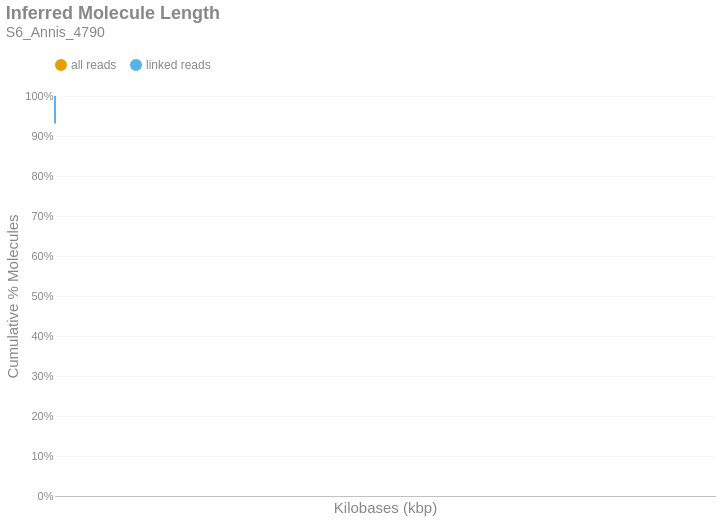

This figure's notebook cell:
### Markdown cell above
### Inferred Molecule Length
This is the cumulative frequency distribution of molecule lengths inferred from the first and last alignment positions along a contig for all alignments associated with a single linked-read barcode on a given contig.There are two distributions: one with `all` the alignments (yellow) and another with only `linked reads` (blue). The percent of molecules in the `linked reads` distribution is relative to the total number of linked molecules.

### Code cell
if SKIPLR:
    print_html(f"Skipped")
else:
    binned_df = consolidated_hist(valids['length_inferred']/1000, mask, 10, True)
    binned_df = binned_df.with_columns(
        pl.when(pl.col('bin').cast(pl.Utf8) == '0').then(pl.lit('1')).otherwise(pl.col('bin').cast(pl.Utf8)).alias('bin')
    )
    with SafeRender(binned_df):
        (
            density_plot(binned_df, 'Inferred Molecule Length', samplename, 'inferredlen')
            .transform_calculate(bin_kb='datum.bin / 1000')
            .encode(
                x=alt.X('bin_kb:Q', title="Kilobases (kbp)").scale(type='log', padding=0).axis(labelAngle=-40),
                y=alt.Y('value:Q', title='Cumulative % Molecules')
                    .axis(format='%')
                    .stack(False)
                    .scale(domainMin=0, domainMax=1,padding=0),
                color=alt.Color("key:N").scale(domain = ["all reads", "linked reads"]),
                tooltip = [
                    alt.Tooltip("key:N", title = "Data Type"),
                    alt.Tooltip("range_label:N", title="Kilobases"),
                    alt.Tooltip("value:Q", format = ".2%", title="% Molecules (Cum.)")
                ]
            )
        ).display()

### Figure 1 — Vega-Lite specification as saved in the notebook (floating-point values rounded to 4 significant figures)
{"width": "container", "height": 400, "config": {"title": {"anchor": "start", "dy": -15, "fontSize": 18, "color": "#888888", "subtitleColor": "#888888", "subtitleFontSize": 14}, "arc": {"fill": "#0072B2"}, "axis": {"domainColor": "#888888", "domainWidth": 0.5, "gridWidth": 0.2, "grid": false, "titleFontWeight": 400, "titleFontSize": 15, "labelFontSize": 11, "labelColor": "#888888", "tickColor": "#888888", "tickWidth": 0.2, "titleColor": "#888888"}, "axisBand": {"grid": false}, "axisX": {"grid": true, "tickSize": 10, "domainCap": "round"}, "axisY": {"domain": false, "grid": true, "tickSize": 0, "domainCap": "round"}, "background": "transparent", "header": {"labelFontSize": 15, "labelColor": "#888888", "titleFontSize": 15, "titleFontWeight": 600, "titleColor": "#888888"}, "legend": {"labelFont": "sans-serif", "labelFontSize": 12, "labelColor": "#888888", "symbolSize": 100, "symbolType": "circle", "titleFontSize": 12, "titlePadding": 10, "titleColor": "#888888", "title": null, "orient": "top"}, "range": {"category": ["#E69F00", "#56B4E9", "#009E73", "#F0E442", "#0072B2", "#D55E00", "#CC79A7", "#000000"], "diverging": ["#cfe8f3", "#a2d4ec", "#73bfe2", "#46abdb", "#1696d2", "#12719e"]}, "area": {"fill": "#0072B2", "fillOpacity": 0.7, "line": true, "strokeOpacity": 0.7}, "line": {"color": "#0072B2", "stroke": "#0072B2", "strokeWidth": 2}, "trail": {"color": "#0072B2", "stroke": "#0072B2", "strokeWidth": 0, "size": 1}, "point": {"filled": true, "fillOpacity": 1.0, "size": 95}, "text": {"color": "#888888", "fontSize": 11, "align": "right", "fontWeight": 400, "size": 11}, "bar": {"fill": "#0072B2", "stroke": null}, "view": {"stroke": null, "continuousWidth": 660, "continuousHeight": 400}}, "data": {"name": "data-21c562fde4734e451315d318b5adee9f"}, "mark": {"type": "line", "interpolate": "monotone", "point": {"opacity": 0, "size": 275}}, "encoding": {"color": {"field": "key", "scale": {"domain": ["all reads", "linked reads"]}, "type": "nominal"}, "tooltip": [{"field": "key", "title": "Data Type", "type": "nominal"}, {"field": "range_label", "title": "Kilobases", "type": "nominal"}, {"field": "value", "format": ".2%", "title": "% Molecules (Cum.)", "type": "quantitative"}], "x": {"axis": {"labelAngle": -40}, "field": "bin_kb", "scale": {"type": "log", "padding": 0}, "title": "Kilobases (kbp)", "type": "quantitative"}, "y": {"axis": {"format": "%"}, "field": "value", "scale": {"domainMin": 0, "domainMax": 1, "padding": 0}, "stack": false, "title": "Cumulative % Molecules", "type": "quantitative"}}, "params": [{"name": "param_c36ac31b6afebe62", "select": {"type": "point", "fields": ["key"]}, "bind": "legend"}], "title": {"text": "Inferred Molecule Length", "subtitle": "S6_Annis_4790"}, "transform": [{"fold": ["all reads (cumsum)", "linked reads (cumsum)"]}, {"calculate": "replace(datum.key, ' (cumsum)', '')", "as": "key"}, {"filter": {"param": "param_c36ac31b6afebe62"}}, {"calculate": "datum.bin / 1000", "as": "bin_kb"}], "usermeta": {"embedOptions": {"downloadFileName": "S6_Annis_4790.inferredlen"}}, "$schema": "https://vega.github.io/schema/vega-lite/v6.1.0.json", "datasets": {"data-21c562fde4734e451315d318b5adee9f": [{"bin": "0.0", "interval": "0.0-10.0", "all reads": 0.9911, "linked reads": 0.931, "all reads (cumsum)": 0.9911, "linked reads (cumsum)": 0.931, "range_label": "0-9"}, {"bin": "10.0", "interval": "10.0-20.0", "all reads": 0.004684, "linked reads": 0.03818, "all reads (cumsum)": 0.9958, "linked reads (cumsum)": 0.9692, "range_label": "10-19"}, {"bin": "20.0", "interval": "20.0-30.0", "all reads": 0.001951, "linked reads": 0.01476, "all reads (cumsum)": 0.9977, "linked reads (cumsum)": 0.984, "range_label": "20-29"}, {"bin": "30.0", "interval": "30.0-40.0", "all reads": 0.001101, "linked reads": 0.008044, "all reads (cumsum)": 0.9988, "linked reads (cumsum)": 0.992, "range_label": "30-39"}, {"bin": "40.0", "interval": "40.0-50.0", "all reads": 0.0008461, "linked reads": 0.005845, "all reads (cumsum)": 0.9997, "linked reads (cumsum)": 0.9978, "range_label": "40-49"}, {"bin": "50.0", "interval": "50.0-60.0", "all reads": 0.00014, "linked reads": 0.0009921, "all reads (cumsum)": 0.9998, "linked reads (cumsum)": 0.9988, "range_label": "50-59"}, {"bin": "60.0", "interval": "60.0-70.0", "all reads": 7.999e-05, "linked reads": 0.0005005, "all reads (cumsum)": 0.9999, "linked reads (cumsum)": 0.9993, "range_label": "60-69"}, {"bin": "70.0", "interval": "70.0-80.0", "all reads": 4.416e-05, "linked reads": 0.0002324, "all reads (cumsum)": 0.9999, "linked reads (cumsum)": 0.9996, "range_label": "70-79"}, {"bin": "80.0", "interval": "80.0-90.0", "all reads": 2.916e-05, "linked reads": 0.0001341, "all reads (cumsum)": 1.0, "linked reads (cumsum)": 0.9997, "range_label": "80-89"}, {"bin": "90.0", "interval": "90.0-100.0", "all reads": 1.333e-05, "linked reads": 8.491e-05, "all reads (cumsum)": 1.0, "linked reads (cumsum)": 0.9998, "range_label": "90-99"}, {"bin": "100.0", "interval": "100.0-110.0", "all reads": 1.416e-05, "linked reads": 8.044e-05, "all reads (cumsum)": 1.0, "linked reads (cumsum)": 0.9999, "range_label": "100-109"}, {"bin": "110.0", "interval": "110.0-120.0", "all reads": 7.915e-06, "linked reads": 6.256e-05, "all reads (cumsum)": 1.0, "linked reads (cumsum)": 0.9999, "range_label": "110-119"}, {"bin": "120.0", "interval": "120.0-130.0", "all reads": 7.499e-06, "linked reads": 3.575e-05, "all reads (cumsum)": 1.0, "linked reads (cumsum)": 1.0, "range_label": "120-129"}, {"bin": "130.0", "interval": "130.0-140.0", "all reads": 4.166e-06, "linked reads": 1.341e-05, "all reads (cumsum)": 1.0, "linked reads (cumsum)": 1.0, "range_label": "130-139"}, {"bin": "140.0", "interval": "140.0-150.0", "all reads": 1.666e-06, "linked reads": 8.937e-06, "all reads (cumsum)": 1.0, "linked reads (cumsum)": 1.0, "range_label": "140-149"}, {"bin": "150.0", "interval": "150.0-160.0", "all reads": 0.0, "linked reads": 0.0, "all reads (cumsum)": 1.0, "linked reads (cumsum)": 1.0, "range_label": "150-159"}, {"bin": "160.0", "interval": "160.0-170.0", "all reads": 4.166e-07, "linked reads": 4.469e-06, "all reads (cumsum)": 1.0, "linked reads (cumsum)": 1.0, "range_label": "160-169"}, {"bin": "170.0", "interval": "170.0-180.0", "all reads": 0.0, "linked reads": 0.0, "all reads (cumsum)": 1.0, "linked reads (cumsum)": 1.0, "range_label": "170-179"}, {"bin": "180.0", "interval": "180.0-190.0", "all reads": 0.0, "linked reads": 0.0, "all reads (cumsum)": 1.0, "linked reads (cumsum)": 1.0, "range_label": "180-189"}, {"bin": "190.0", "interval": "190.0-200.0", "all reads": 0.0, "linked reads": 0.0, "all reads (cumsum)": 1.0, "linked reads (cumsum)": 1.0, "range_label": "190-199"}, {"bin": "200.0", "interval": "200.0-210.0", "all reads": 0.0, "linked reads": 0.0, "all reads (cumsum)": 1.0, "linked reads (cumsum)": 1.0, "range_label": "200-209"}, {"bin": "210.0", "interval": "210.0-220.0", "all reads": 0.0, "linked reads": 0.0, "all reads (cumsum)": 1.0, "linked reads (cumsum)": 1.0, "range_label": "210-219"}, {"bin": "220.0", "interval": "220.0-230.0", "all reads": 0.0, "linked reads": 0.0, "all reads (cumsum)": 1.0, "linked reads (cumsum)": 1.0, "range_label": "220-229"}, {"bin": "230.0", "interval": "230.0-240.0", "all reads": 0.0, "linked reads": 0.0, "all reads (cumsum)": 1.0, "linked reads (cumsum)": 1.0, "range_label": "230-239"}, {"bin": "240.0", "interval": "240.0-250.0", "all reads": 0.0, "linked reads": 0.0, "all reads (cumsum)": 1.0, "linked reads (cumsum)": 1.0, "range_label": "240-249"}, {"bin": "250.0", "interval": "250.0-260.0", "all reads": 0.0, "linked reads": 0.0, "all reads (cumsum)": 1.0, "linked reads (cumsum)": 1.0, "range_label": "250-259"}, {"bin": "260.0", "interval": "260.0-270.0", "all reads": 4.166e-07, "linked reads": 4.469e-06, "all reads (cumsum)": 1.0, "linked reads (cumsum)": 1.0, "range_label": "260-269"}]}}
